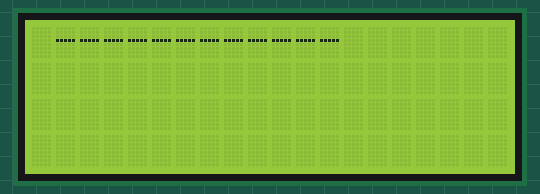
Recording of a program running on a simulated MicroPython board. Shown: 20×4 character LCD. What the program prints to the serial console is not drawn. At 2.3 s the program stops and its outputs stay as they are.

Above: at 0.2 s.
At 0.7 s:
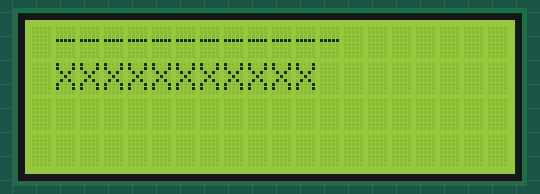
At 1.3 s:
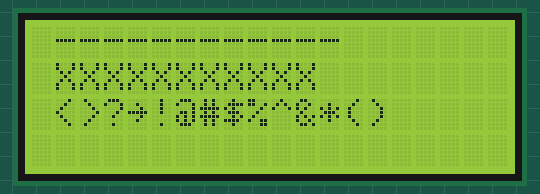
At 1.8 s:
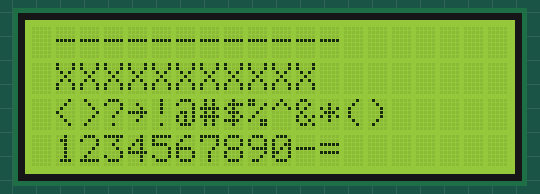

The program:

v1.py
```python
from machine import I2C, Pin
import time

class LCD_I2C:
    # LCD Commands
    LCD_CLEARDISPLAY = 0x01
    LCD_RETURNHOME = 0x02
    LCD_ENTRYMODESET = 0x04
    LCD_DISPLAYCONTROL = 0x08
    LCD_CURSORSHIFT = 0x10
    LCD_FUNCTIONSET = 0x20
    LCD_SETCGRAMADDR = 0x40
    LCD_SETDDRAMADDR = 0x80

    # Flags for display entry mode
    LCD_ENTRYRIGHT = 0x00
    LCD_ENTRYLEFT = 0x02

    # Flags for display on/off control
    LCD_DISPLAYON = 0x04
    LCD_DISPLAYOFF = 0x00
    LCD_CURSORON = 0x02
    LCD_CURSOROFF = 0x00
    LCD_BLINKON = 0x01
    LCD_BLINKOFF = 0x00

    # Flags for function set
    LCD_8BITMODE = 0x10
    LCD_4BITMODE = 0x00
    LCD_2LINE = 0x08
    LCD_1LINE = 0x00
    LCD_5x10DOTS = 0x04
    LCD_5x8DOTS = 0x00

    def __init__(self, i2c, rows=4, cols=20):
        self.i2c = i2c
        self.rows = rows
        self.cols = cols
        self.lines = [0x80, 0xC0, 0x94, 0xD4]  # Line addresses for 4x20 LCD

        # Try to detect I2C address
        self.scan_result = i2c.scan()
        if not self.scan_result:
            raise Exception("No I2C device found")
        self.address = self.scan_result[0]
        print(f"Found LCD at address: 0x{self.address:x}")

        # Initialization
        self.backlight = True
        self.displaycontrol = self.LCD_DISPLAYON | self.LCD_CURSOROFF | self.LCD_BLINKOFF
        self.displayfunction = self.LCD_4BITMODE | self.LCD_2LINE | self.LCD_5x8DOTS
        self.displaymode = self.LCD_ENTRYLEFT

        # Initialize display
        self._init_display()

    def _write_byte(self, data, rs=0):
        # Prepare data including backlight bit (bit 3)
        backlight = 0x08 if self.backlight else 0x00

        # Send data in two nibbles with RS and backlight bits
        upper_nibble = (data & 0xF0) | backlight | rs
        lower_nibble = ((data << 4) & 0xF0) | backlight | rs

        try:
            # Enable pulse for upper nibble (EN = 1)
            self.i2c.writeto(self.address, bytes([upper_nibble | 0x04]))
            time.sleep_us(100)
            self.i2c.writeto(self.address, bytes([upper_nibble & ~0x04]))
            time.sleep_us(100)

            # Enable pulse for lower nibble (EN = 1)
            self.i2c.writeto(self.address, bytes([lower_nibble | 0x04]))
            time.sleep_us(100)
            self.i2c.writeto(self.address, bytes([lower_nibble & ~0x04]))
            time.sleep_ms(1)
        except Exception as e:
            print(f"Write error: {e}")

    def _write_cmd(self, cmd):
        self._write_byte(cmd, rs=0)  # RS = 0 for commands

    def _write_data(self, data):
        self._write_byte(data, rs=1)  # RS = 1 for data

    def _init_display(self):
        print("Initializing display...")
        time.sleep_ms(50)  # Wait for LCD to power up

        # Initialize in 4-bit mode
        for i in range(3):  # Three attempts at 0x03
            self._write_cmd(0x03)
            time.sleep_ms(5)

        self._write_cmd(0x02)  # Finally set to 4-bit mode
        time.sleep_ms(1)

        # Function set: 4-bit mode, 2 lines, 5x8 font
        self._write_cmd(self.LCD_FUNCTIONSET | self.displayfunction)
        time.sleep_ms(1)

        # Display control: display on, cursor off, blink off
        self._write_cmd(self.LCD_DISPLAYCONTROL | self.displaycontrol)
        time.sleep_ms(1)

        # Clear display
        self.clear()

        # Entry mode set
        self._write_cmd(self.LCD_ENTRYMODESET | self.displaymode)
        time.sleep_ms(1)

        print("Initialization complete")

    def clear(self):
        """Clear the display"""
        self._write_cmd(self.LCD_CLEARDISPLAY)
        time.sleep_ms(2)

    def home(self):
        """Return cursor to home position"""
        self._write_cmd(self.LCD_RETURNHOME)
        time.sleep_ms(2)

    def move_to(self, row, col):
        """Move cursor to specified position"""
        if 0 <= row < self.rows and 0 <= col < self.cols:
            self._write_cmd(self.lines[row] + col)
            time.sleep_ms(1)

    def write_string(self, string):
        """Write string at current cursor position"""
        for char in string:
            self._write_data(ord(char))
            time.sleep_ms(1)

    def display_text(self, text, row=0, col=0):
        """Display text at specified position"""
        self.move_to(row, col)
        self.write_string(text[:self.cols])

# Test code
def test_lcd():
    # Initialize I2C
    i2c = I2C(0, sda=Pin(26), scl=Pin(0), freq=100000)

    try:
        print("Starting LCD test...")
        lcd = LCD_I2C(i2c)

        # Test pattern
        test_text = [
            " ------------",
            " XXXXXXXXXXX",
            " <>?~!@#$%^&*()",
            " 1234567890-="
        ]

        print("Writing test pattern...")
        for i, text in enumerate(test_text):
            lcd.display_text(text, i, 0)
            time.sleep_ms(500)  # Delay between lines

        print("Test complete")

    except Exception as e:
        print(f"Error during test: {e}")

# Run the test
test_lcd()
```
